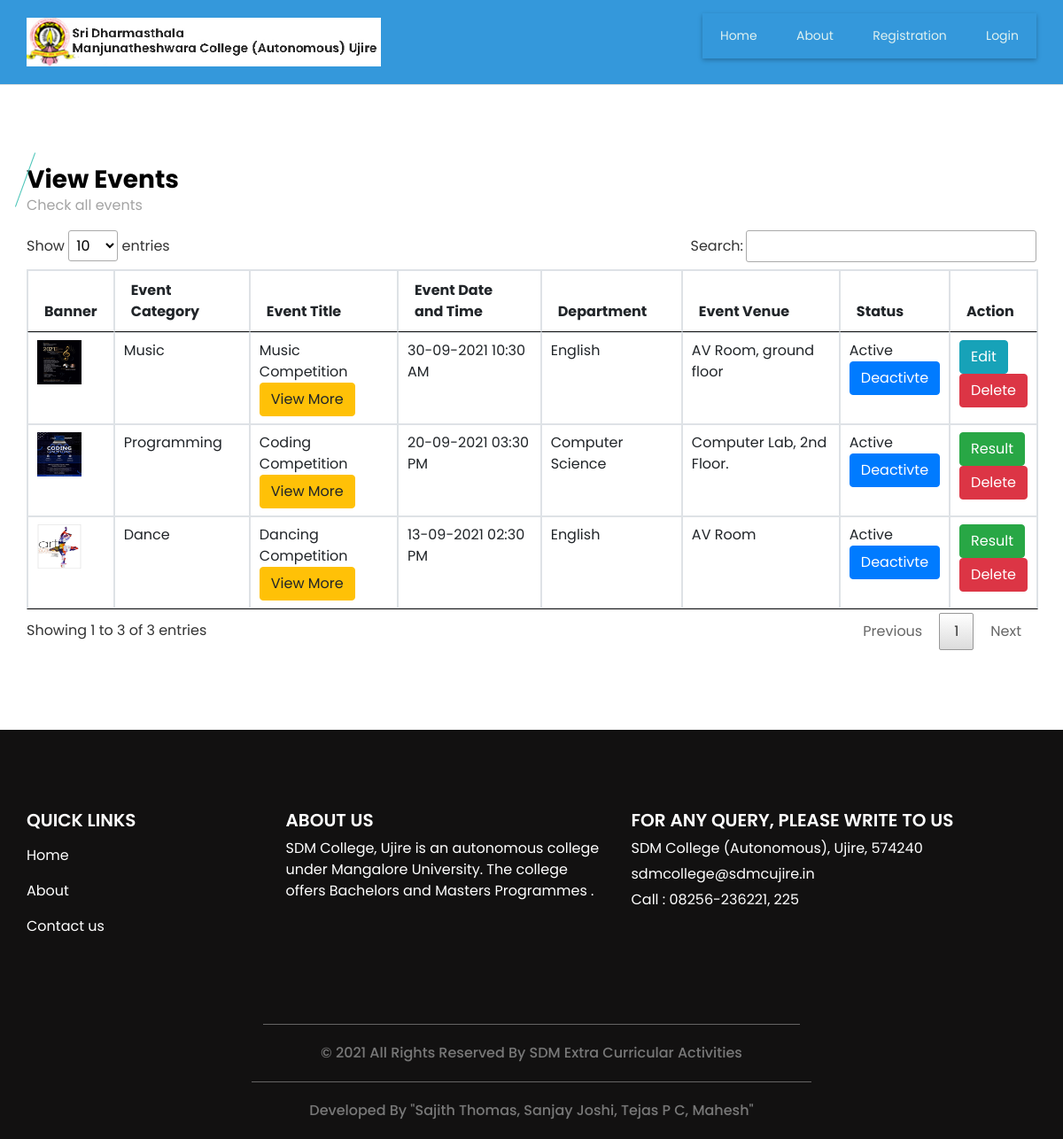
The page /viewevent.php on the database its author committed.
### tables this page shows
CREATE TABLE `event` (
  `event_id` bigint(20) NOT NULL,
  `event_type_id` int(11) NOT NULL,
  `event_participation_type` varchar(25) NOT NULL COMMENT 'Single, Team',
  `no_of_participants` int(11) NOT NULL,
  `event_title` varchar(300) NOT NULL,
  `event_description` text NOT NULL,
  `event_rules` text NOT NULL,
  `event_banner` varchar(300) NOT NULL,
  `department_id` int(11) NOT NULL,
  `club_id` int(11) NOT NULL,
  `course_id` text NOT NULL,
  `st_class` text NOT NULL,
  `event_date_time` datetime NOT NULL,
  `event_venue` text NOT NULL,
  `staff_id` int(11) NOT NULL,
  `participation_limit` int(11) NOT NULL,
  `event_status` varchar(10) NOT NULL,
  `updated_event_status` varchar(30) NOT NULL,
  `updated_event_date` date DEFAULT NULL
);

CREATE TABLE `event_type` (
  `event_type_id` int(11) NOT NULL,
  `event_type` varchar(30) NOT NULL,
  `event_type_info` text NOT NULL,
  `event_type_status` varchar(10) NOT NULL
);

CREATE TABLE `department` (
  `department_id` int(11) NOT NULL,
  `department` varchar(25) NOT NULL,
  `department_detail` text NOT NULL,
  `department_status` varchar(10) NOT NULL
);

### viewevent.php (the view, shortened to what this page needs)
<?php
include("header.php");
?>
  <section class="event_section layout_padding">
    <div class="container">
      <div class="heading_container">
        <h3>
         View Events
        </h3>
        <p>
         Check all events
        </p>
      </div>
      <div class="event_container">
        <div class="">
<table id="datatableplugin" class="table table-bordered">
	<thead>
		<tr>
			<th>Banner</th>
			<th>Event Category</th>
			<th>Event Title</th>
			<th>Event Date and Time</th>
			<th>Department</th>
			<th>Event Venue</th>
			<th>Status</th>
			<th>Action</th>
		</tr>
	</thead>
	<tbody>
		<?php
		$sqlview = "SELECT event.*,department.department,event_type.event_type FROM  event LEFT JOIN department ON event.department_id=department.department_id LEFT JOIN event_type ON event.event_type_id=event_type.event_type_id ORDER BY event_date_time DESC";
		$qsqlview = mysqli_query($con,$sqlview);
		while($rsview = mysqli_fetch_array($qsqlview))
		{
			echo "<tr>
				<td>";
			if($rsview['event_banner'] == "")
			{
				echo "<img src='images/noimage.jpg' style='width: 75px;height: 75px;'>";
			}
			else if(file_exists("imgbanner/" . $rsview['event_banner']))
			{
				echo "<img src='imgbanner/$rsview[event_banner]' style='width: 50px;height: 50px;'>";
			}
			else
			{
				echo "<img src='images/noimage.jpg' style='width: 75px;height: 75px;'>";
			}
			echo "</td>
				<td>$rsview[event_type]</td>
				<td>$rsview[event_title]";
			echo "<br><a href='event_more_det.php?event_id=$rsview[0]' class='btn btn-warning' target='_blank'>View More</a>";
			echo "</td>
				<td>" . date("d-m-Y h:i A",strtotime($rsview['event_date_time'])) . "</td>
				<td>";
			if($rsview['department_id'] == 0)
			{
				echo "All Departments";
			}
			else
			{
				echo $rsview['department'];
			}
			echo "</td>
				<td>$rsview[event_venue]</td>
				<td>$rsview[event_status] <br>";
				if($rsview['event_status'] == "Active")
				{
					echo "<a href='viewevent.php?st=Inactive&acid=$rsview[event_id]' class='btn btn-primary' onclick='return confirmst()' >Deactivte</a>";
				}
				else
				{
					echo "<a href='viewevent.php?st=Active&acid=$rsview[event_id]' class='btn btn-secondary' onclick='return confirmst()'  >Activate</a>";
				}
			echo"<td>";
			if(date("d-m-Y",strtotime($rsview['event_date_time'])) <= date('d-m-Y',strtotime('now')))
			{
				echo "<a href='event_result_report.php?event_id=$rsview[event_id]' class='btn btn-success'>Result</a><br>";
			}
			else
			{
				echo "<a href='addevent.php?editid=$rsview[event_id]' class='btn btn-info'>Edit</a><br>";
			}
			echo "
				<a href='viewevent.php?delid=$rsview[event_id]' class='btn btn-danger' onclick='return confirmdel()' >Delete</a>
				</td>
			</tr>";
		}
		?>
	</tbody>
</table>
        </div>
      </div>
    </div>
  </section>
<?php
include("footer.php");
?>

### css/style.css (style rules this page uses)
body { font-family: "Poppins", sans-serif; color: #000000; background-color: #ffffff; }
.layout_padding { padding: 90px 0; }
.heading_container { display: -webkit-box; display: -ms-flexbox; display: flex; -webkit-box-orient: vertical; -webkit-box-direction: normal; -ms-flex-direction: column; flex-direction: column; -webkit-box-align: start; -ms-flex-align: start; align-items: flex-start; }
.heading_container h3 { font-weight: bold; position: relative; margin-bottom: 15px; }
.heading_container h3::before { content: ""; position: absolute; top: 50%; left: 2px; width: 1px; height: 65px; background-color: #4bc5b8; -webkit-transform: translateY(-50%) rotate(20deg); transform: translateY(-50%) rotate(20deg); }
a, a:hover, a:focus { text-decoration: none; }
.btn, .btn:focus { outline: none !important; -webkit-box-shadow: none; box-shadow: none; }
.event_section .heading_container h3 { margin-bottom: 0; }
.event_section .heading_container h3::before { left: -2px; }
.event_section p { color: #a4a4a4; }

### css/responsive.css (style rules this page uses)
@media (min-width: 1200px) { .container { max-width: 1170px; } }

### rows shown on the page
event: event_banner (picture), event_type.event_type "Music", event_title "Music Competition", event_date_time "30-09-2021 10:30 AM", department.department "English", event_venue "AV Room, ground floor", event_status "Active"
event: event_banner (picture), event_type.event_type "Programming", event_title "Coding Competition", event_date_time "20-09-2021 03:30 PM", department.department "Computer Science", event_venue "Computer Lab, 2nd Floor.", event_status "Active"
event: event_banner (picture), event_type.event_type "Dance", event_title "Dancing Competition", event_date_time "13-09-2021 02:30 PM", department.department "English", event_venue "AV Room", event_status "Active"
